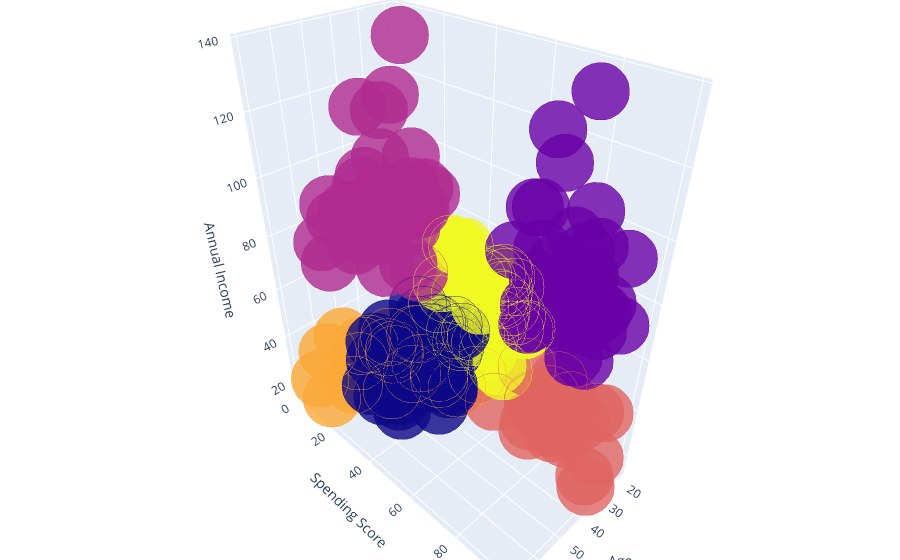

Notebook code cell kept with this figure:
### Code cell
df['label3'] =  labels3
trace1 = go.Scatter3d(
    x= df['Age'],
    y= df['Spending Score (1-100)'],
    z= df['Annual Income (k$)'],
    mode='markers',
     marker=dict(
        color = df['label3'], 
        size= 20,
        line=dict(
            color= df['label3'],
            width= 12
        ),
        opacity=0.8
     )
)
data = [trace1]
layout = go.Layout(
    # margin=dict(
    #     l=0,
    #     r=0,
    #     b=0,
    #     t=0
    # ),
    title= 'Clusters',
    scene = dict(
            xaxis = dict(title  = 'Age'),
            yaxis = dict(title  = 'Spending Score'),
            zaxis = dict(title  = 'Annual Income')
        )
)
fig = go.Figure(data=data, layout=layout)
py.offline.iplot(fig)

### Figure 1 — Plotly figure (JSON) as saved in the notebook; plotly's stock layout.template omitted (floating-point values rounded to 4 significant figures; data arrays with more than 128 entries replaced by an {"elided": "..."} marker saying what was removed)
{"data": [{"y": {"elided": "200 int values"}, "mode": "markers", "marker": {"color": {"elided": "200 int values"}, "opacity": 0.8, "line": {"color": {"elided": "200 int values"}, "width": 12}, "size": 20}, "x": {"elided": "200 int values"}, "z": {"elided": "200 int values"}, "type": "scatter3d"}], "layout": {"margin": {"r": 0, "b": 0, "l": 0, "t": 0}, "scene": {"zaxis": {"title": {"text": "Annual Income"}}, "xaxis": {"title": {"text": "Age"}}, "yaxis": {"title": {"text": "Spending Score"}}}, "title": {"text": "Clusters"}}}
